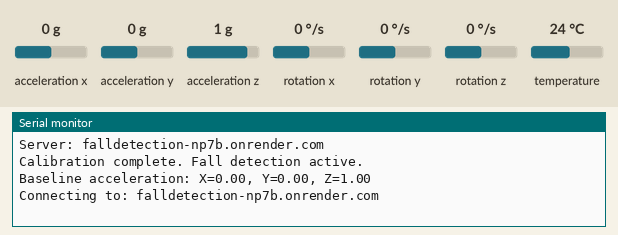
Bench run of a sketch on a simulated ESP8266 (NodeMCU). Shown: the last lines printed to the serial monitor. The inputs (shaded band) are chosen by the test bench; at power-on: acceleration z 1 g, acceleration x 0 g, acceleration y 0 g, rotation x 0 °/s, rotation y 0 °/s, rotation z 0 °/s, temperature 24 °C. WiFi joins after 1.5 s; servers stay silent unless stated; uploads are accepted with an empty reply.

Above: at 2.7 s.
2.8 s: acceleration z set to 0 g
At 3.6 s:
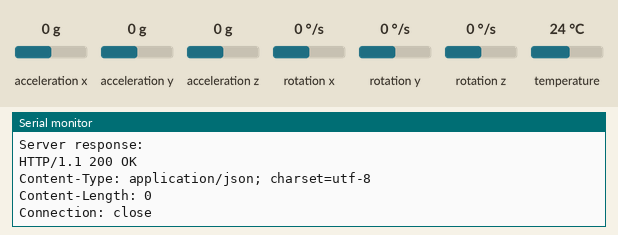
5.7 s: acceleration x set to -1.4 g
At 6.61 s:
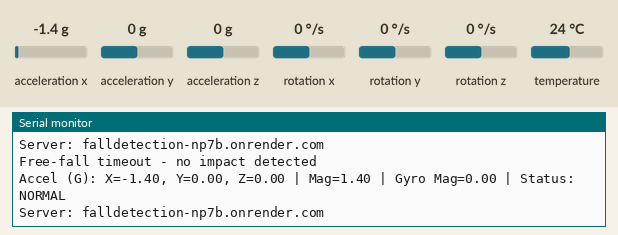
7.2 s: acceleration y set to -1.4 g
At 7.61 s:
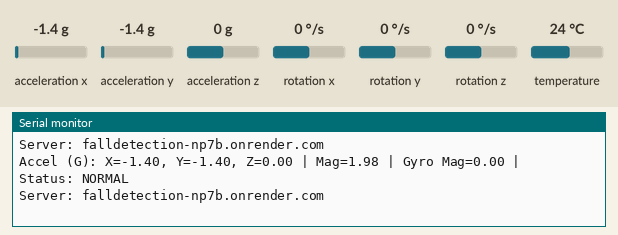
8.7 s: rotation x set to -192 °/s
At 9.2 s:
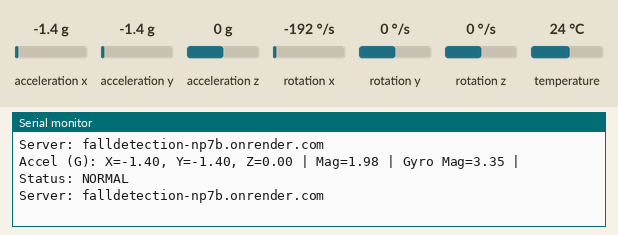
10.2 s: rotation y set to -192 °/s
At 10.62 s:
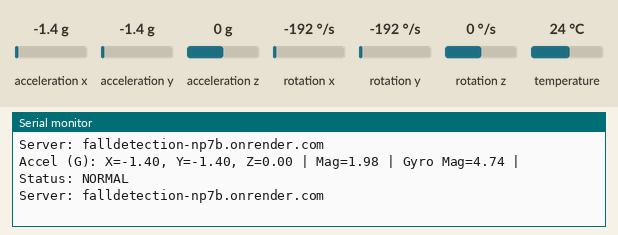
Timing chart, 0 to 12.7 s (numbered marks = the images above; inputs shaded):
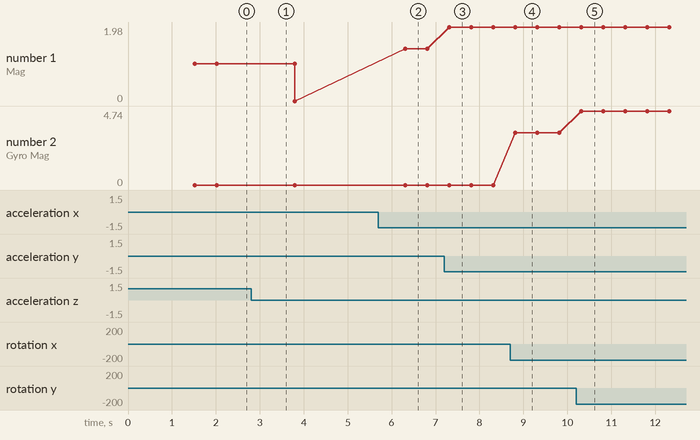

Measured:
- after the input at 5.7 s, the serial monitor: prints a new line after 0.10 s (image 2)
- after the input at 7.2 s, the serial monitor: prints a new line after 0.11 s (image 3)
- after the input at 8.7 s, the serial monitor: prints a new line after 0.11 s (image 4)
- after the input at 10.2 s, the serial monitor: prints a new line after 0.11 s (image 5)
- plotted number 1: 0 → 1.4 after the input at 5.7 s, 1.4 → 1.98 after the input at 7.2 s
- plotted number 2: 0 → 3.35 after the input at 8.7 s, 3.35 → 4.74 after the input at 10.2 s

The sketch:

fallSketch.ino
```cpp
#include <Wire.h>
#include <Adafruit_MPU6050.h>
#include <Adafruit_Sensor.h>
#include <ESP8266WiFi.h>
#include <ESP8266HTTPClient.h>
#include <WiFiClient.h>
#include <WiFiClientSecure.h>
#include <ArduinoJson.h>

// WiFi credentials
const char* ssid = "alvin";         // Replace with your WiFi SSID
const char* password = "@blackmat2"; // Replace with your WiFi password

// API server details - hardcoded IP address instead of mDNS
const char* serverName = "falldetection-np7b.onrender.com";  // Server domain without https://
const char* apiEndpoint = "/fall_event";   // API endpoint for fall detection
const int httpsPort = 443;

// Device identifier
const char* deviceId = "falldetector01";

// Data collection interval (milliseconds)
const long interval = 10;  // Sample at 100Hz for better fall detection
unsigned long previousMillis = 0;

// Create MPU6050 object
Adafruit_MPU6050 mpu;

// Fall detection parameters
const int IMPACT_WINDOW = 100;           // Impact detection window (samples)
const float IMPACT_THRESHOLD = 3.0;      // Reduced from 3.5
const float FREEFALL_THRESHOLD = 0.7;    // Increased from 0.6
const float GYRO_THRESHOLD = 2.5;        // Reduced from 3.0
const int MIN_FALL_DURATION = 10;        // Reduced from 15
const int MAX_FALL_DURATION = 75;

// Detection variables
bool potentialFall = false;
bool fallDetected = false;
bool falseAlert = false;
int freefallStartIndex = 0;
int impactIndex = 0;
int sampleCount = 0;
unsigned long lastReportTime = 0;
const long REPORT_COOLDOWN = 10000;      // Minimum time between API reports (10 seconds)

// Circular buffers for historical data
const int BUFFER_SIZE = 200;             // 2 seconds at 100Hz
float accelBuffer[BUFFER_SIZE][3];       // x, y, z acceleration
float accelMagBuffer[BUFFER_SIZE];       // acceleration magnitude
float gyroMagBuffer[BUFFER_SIZE];        // angular velocity magnitude
int bufferIndex = 0;

// Orientation tracking
float initialAccel[3] = {0, 0, 0};
bool calibrated = false;
int calibrationCount = 0;

// Debug settings
const bool VERBOSE_OUTPUT = true;
unsigned long lastDebugOutput = 0;
const long DEBUG_INTERVAL = 500;  // Debug output every 500ms

void setup() {
  // Initialize serial communication
  Serial.begin(115200);

  // Initialize I2C communication
  Wire.begin(D2, D1);  // SDA, SCL pins for ESP8266 (D2=GPIO4, D1=GPIO5)

  Serial.println("Initializing");

  // Initialize WiFi
  WiFi.begin(ssid, password);
  Serial.print("Connecting to WiFi");
  while (WiFi.status() != WL_CONNECTED) {
    delay(500);
    Serial.print(".");
  }
  Serial.println();
  Serial.print("Connected to WiFi, IP address: ");
  Serial.println(WiFi.localIP());
  Serial.print("Using server: ");
  Serial.println(serverName);

  // Initialize MPU6050
  if (!mpu.begin()) {
    Serial.println("Could not find a valid MPU6050 sensor, check wiring!");
    while (1) {
      delay(10);
    }
  }

  // Set accelerometer range - use 16G to capture strong impacts
  mpu.setAccelerometerRange(MPU6050_RANGE_16_G);

  // Set gyro range - use higher range for rapid rotations
  mpu.setGyroRange(MPU6050_RANGE_1000_DEG);

  // Set filter bandwidth - higher bandwidth for faster response
  mpu.setFilterBandwidth(MPU6050_BAND_44_HZ);

  Serial.println("MPU6050 initialized successfully!");
  Serial.println("Advanced fall detection algorithm started. Calibrating...");

  // Initialize buffers
  for (int i = 0; i < BUFFER_SIZE; i++) {
    accelMagBuffer[i] = 1.0;  // Initialize with 1G
    gyroMagBuffer[i] = 0.0;
    accelBuffer[i][0] = 0.0;
    accelBuffer[i][1] = 0.0;
    accelBuffer[i][2] = 1.0;  // Approximate gravity on Z
  }
}

// Helper functions
float calculateAccelMagnitude(float x, float y, float z) {
  return sqrt(x*x + y*y + z*z);
}

float calculateGyroMagnitude(float x, float y, float z) {
  return sqrt(x*x + y*y + z*z);
}

bool detectFreeFall(int currentIndex) {
  // Check for free-fall condition - significantly reduced acceleration
  int prevIndex = (currentIndex + BUFFER_SIZE - 1) % BUFFER_SIZE;
  int prevIndex2 = (currentIndex + BUFFER_SIZE - 2) % BUFFER_SIZE;

  return (accelMagBuffer[currentIndex] < FREEFALL_THRESHOLD &&
          accelMagBuffer[prevIndex] < FREEFALL_THRESHOLD &&
          accelMagBuffer[prevIndex2] < FREEFALL_THRESHOLD);
}

bool detectImpact(int currentIndex) {
  // Look for high acceleration impact after free-fall
  int prevIndex = (currentIndex + BUFFER_SIZE - 1) % BUFFER_SIZE;

  return (accelMagBuffer[currentIndex] > IMPACT_THRESHOLD &&
          accelMagBuffer[prevIndex] < IMPACT_THRESHOLD);
}

bool validateFall(int freefall_idx, int impact_idx) {
  // Calculate duration between freefall and impact
  int duration = 0;
  if (impact_idx >= freefall_idx) {
    duration = impact_idx - freefall_idx;
  } else {
    duration = BUFFER_SIZE - freefall_idx + impact_idx;
  }

  // Relaxed duration check - longer window
  if (duration < MIN_FALL_DURATION || duration > MAX_FALL_DURATION * 1.5) {
    falseAlert = true;
    return false;
  }

  // Validate with gyroscope data
  float maxGyro = 0;
  int idx = freefall_idx;
  for (int i = 0; i < duration; i++) {
    maxGyro = max(maxGyro, gyroMagBuffer[idx]);
    idx = (idx + 1) % BUFFER_SIZE;
  }

  // Calculate orientation change
  float beforeFall[3], afterImpact[3];
  int beforeIdx = (freefall_idx + BUFFER_SIZE - 5) % BUFFER_SIZE;
  int afterIdx = (impact_idx + 5) % BUFFER_SIZE;

  for (int i = 0; i < 3; i++) {
    beforeFall[i] = accelBuffer[beforeIdx][i];
    afterImpact[i] = accelBuffer[afterIdx][i];
  }

  float magBefore = calculateAccelMagnitude(beforeFall[0], beforeFall[1], beforeFall[2]);
  float magAfter = calculateAccelMagnitude(afterImpact[0], afterImpact[1], afterImpact[2]);

  for (int i = 0; i < 3; i++) {
    beforeFall[i] /= magBefore;
    afterImpact[i] /= magAfter;
  }

  float dotProduct = beforeFall[0]*afterImpact[0] + beforeFall[1]*afterImpact[1] + beforeFall[2]*afterImpact[2];

  // Use OR instead of AND to make the detection more sensitive
  // Also relax the thresholds
  bool isValidFall = (maxGyro > GYRO_THRESHOLD * 0.8 || dotProduct < 0.8);

  if (!isValidFall) {
    falseAlert = true;
  } else {
    falseAlert = false;
  }

  return isValidFall;
}

// Function to send fall event to server
void sendFallEvent(bool detected, bool isFalseAlert) {
  // Check WiFi connection
  if (WiFi.status() != WL_CONNECTED) {
    Serial.println("WiFi not connected. Reconnecting...");
    WiFi.reconnect();
    return;
  }

  // Create JSON document
  StaticJsonDocument<256> jsonDoc;
  jsonDoc["detect"] = detected;
  jsonDoc["type"] = isFalseAlert ? "false alert" : "real alert";
  jsonDoc["device_id"] = deviceId;

  // Serialize JSON
  String jsonString;
  serializeJson(jsonDoc, jsonString);

  // Create secure WiFi client with insecure connection (skipping certificate validation)
  WiFiClientSecure client;
  client.setInsecure(); // Skip certificate validation

  Serial.print("Connecting to: ");
  Serial.println(serverName);

  if (!client.connect(serverName, httpsPort)) {
    Serial.println("Connection failed!");
    return;
  }

  // Create HTTP request
  String url = apiEndpoint;
  String request = String("POST ") + url + " HTTP/1.1\r\n" +
                  "Host: " + serverName + "\r\n" +
                  "Connection: close\r\n" +
                  "Content-Type: application/json\r\n" +
                  "Content-Length: " + jsonString.length() + "\r\n\r\n" +
                  jsonString;

  // Send the request
  client.print(request);

  // Wait for response
  unsigned long timeout = millis();
  while (client.available() == 0) {
    if (millis() - timeout > 5000) {
      Serial.println(">>> Client Timeout !");
      client.stop();
      return;
    }
  }

  // Read and print response
  Serial.println("Server response:");
  while (client.available()) {
    String line = client.readStringUntil('\r');
    Serial.print(line);
  }
  Serial.println();

  // Close connection
  client.stop();
}

void loop() {
  unsigned long currentMillis = millis();

  // Check if it's time to sample data
  if (currentMillis - previousMillis >= interval) {
    previousMillis = currentMillis;

    sensors_event_t a, g, temp;
    mpu.getEvent(&a, &g, &temp);

    // Convert acceleration to G's
    float accelX = a.acceleration.x / 9.8;
    float accelY = a.acceleration.y / 9.8;
    float accelZ = a.acceleration.z / 9.8;

    // Store acceleration components
    accelBuffer[bufferIndex][0] = accelX;
    accelBuffer[bufferIndex][1] = accelY;
    accelBuffer[bufferIndex][2] = accelZ;

    // Calculate and store magnitudes
    float accelMag = calculateAccelMagnitude(accelX, accelY, accelZ);
    float gyroMag = calculateGyroMagnitude(g.gyro.x, g.gyro.y, g.gyro.z);

    accelMagBuffer[bufferIndex] = accelMag;
    gyroMagBuffer[bufferIndex] = gyroMag;

    // Initial calibration
    if (!calibrated) {
      if (calibrationCount < 100) { // Take average of first 100 readings
        if (calibrationCount == 0) {
          initialAccel[0] = accelX;
          initialAccel[1] = accelY;
          initialAccel[2] = accelZ;
        } else {
          initialAccel[0] = (initialAccel[0] * calibrationCount + accelX) / (calibrationCount + 1);
          initialAccel[1] = (initialAccel[1] * calibrationCount + accelY) / (calibrationCount + 1);
          initialAccel[2] = (initialAccel[2] * calibrationCount + accelZ) / (calibrationCount + 1);
        }
        calibrationCount++;
      } else {
        calibrated = true;
        Serial.println("Calibration complete. Fall detection active.");
        Serial.print("Baseline acceleration: X=");
        Serial.print(initialAccel[0]);
        Serial.print(", Y=");
        Serial.print(initialAccel[1]);
        Serial.print(", Z=");
        Serial.println(initialAccel[2]);

        // Send initial connection message to server
        sendFallEvent(false, false);
      }
    } else {
      // Fall detection algorithm
      if (!fallDetected) {
        // Step 1: Look for free-fall condition
        if (!potentialFall && detectFreeFall(bufferIndex)) {
          potentialFall = true;
          freefallStartIndex = bufferIndex;
          Serial.println("Free-fall detected - potential fall event!");
        }

        // Step 2: Look for impact after free-fall
        if (potentialFall && detectImpact(bufferIndex)) {
          impactIndex = bufferIndex;

          // Step 3: Validate fall with additional criteria
          if (validateFall(freefallStartIndex, impactIndex)) {
            fallDetected = true;
            Serial.println("=============================");
            Serial.println("FALL DETECTED! Alert triggered!");
            Serial.println("=============================");

            // Send fall event to server if cooldown period has passed
            if (currentMillis - lastReportTime > REPORT_COOLDOWN) {
              sendFallEvent(true, false);
              lastReportTime = currentMillis;
            }
          } else {
            Serial.println("False alarm - event did not meet fall criteria");

            // Send false alarm to server if cooldown period has passed
            if (currentMillis - lastReportTime > REPORT_COOLDOWN) {
              sendFallEvent(true, true);
              lastReportTime = currentMillis;
            }

            potentialFall = false;
          }
        }

        // Timeout for potential fall detection
        if (potentialFall) {
          sampleCount++;
          if (sampleCount > IMPACT_WINDOW) {
            // Reset if no impact detected within window
            potentialFall = false;
            sampleCount = 0;
            Serial.println("Free-fall timeout - no impact detected");
          }
        }
      } else {
        // Reset fall detection after 5 seconds
        if (currentMillis - lastReportTime > 5000) {
          fallDetected = false;
          Serial.println("Fall detection reset - ready to detect new falls");
        }
      }
    }

    // Print debug information periodically
    if (VERBOSE_OUTPUT && (currentMillis - lastDebugOutput > DEBUG_INTERVAL)) {
      lastDebugOutput = currentMillis;

      Serial.print("Accel (G): X=");
      Serial.print(accelX);
      Serial.print(", Y=");
      Serial.print(accelY);
      Serial.print(", Z=");
      Serial.print(accelZ);
      Serial.print(" | Mag=");
      Serial.print(accelMag);
      Serial.print(" | Gyro Mag=");
      Serial.print(gyroMag);
      Serial.print(" | Status: ");
      if (fallDetected) {
        Serial.println("FALL DETECTED");
      } else if (potentialFall) {
        Serial.println("MONITORING POTENTIAL FALL");
      } else {
        Serial.println("NORMAL");
      }

      // Display server connection info
      Serial.print("Server: ");
      Serial.println(serverName);
    }

    // Increment buffer index
    bufferIndex = (bufferIndex + 1) % BUFFER_SIZE;
  }
}
```
